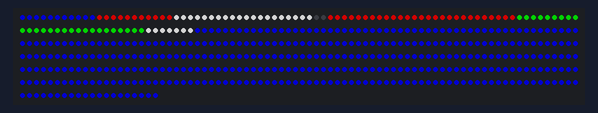
A sketch run on a simulated Arduino Uno, built with avr-gcc and run on an emulated ATmega328P. Parts: 500 RGB LEDs in strip order, left to right, continuing on the next row. Dim RGB values are drawn brighter than linear.

Above: at 0.23 s.
At 7.16 s:
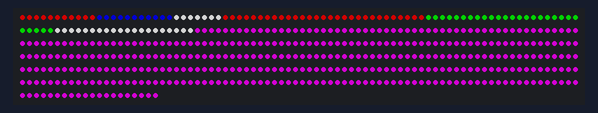
At 9.74 s:
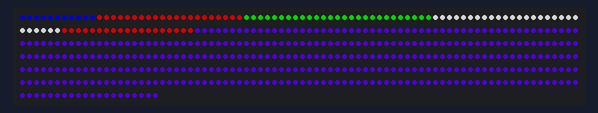
At 19.94 s:
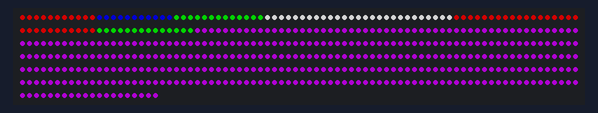
At 29.46 s:
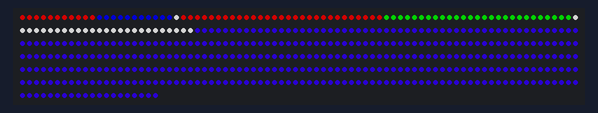
At 39.92 s:
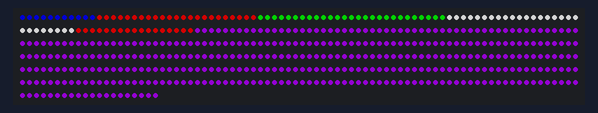

The sketch:

botpixel.ino
```cpp
/***
 *            _      ____  _       _           _       _
 *           (_)    |___ \| |     | |         | |     (_)
 *      _ __  ___  __ __) | | __ _| |_ ___  __| |_ __  _  ___
 *     | '_ \| \ \/ /|__ <| |/ _` | __/ _ \/ _` | '_ \| |/ __|
 *     | |_) | |>  < ___) | | (_| | ||  __| (_| | |_) | | (__
 *     | .__/|_/_/\_|____/|_|\__,_|\__\___|\__,_| .__/|_|\___|
 *     | |                                      | |
 *     |_|                                      |_|
https://github.com/pixelatedpic/cyberexpobot
Please subscribe my YouTube channel https://www.youtube.com/@MohamedAfzal
 */

#include <Adafruit_NeoPixel.h>

#define LED_PIN 6     // Pin connected to the data line of the LED strip
#define LED_COUNT 500  // Total number of LEDs in the strip

Adafruit_NeoPixel strip = Adafruit_NeoPixel(LED_COUNT, LED_PIN, NEO_GRB + NEO_KHZ800);

void setup() {
  strip.begin();
  strip.setBrightness(128); // 50% brightness
  strip.show(); // Initialize all pixels to 'off'
}

void loop() {
  // Run the police beacon effect on LEDs 0–10
  policeBeacon(0, 11, strip.Color(255, 0, 0), strip.Color(0, 0, 255)); // Red and Blue

  // Run the revolving effect on LEDs 11–30
  smoothScroll(22, 83); // Start from LED 11 (index 10) for 20 LEDs

  // Run the fading effect from blue to purple on LEDs 84 and beyond
  fadeBlueToPurpleEffect(105, LED_COUNT);

  // Update the strip to display both effects
  strip.show();

  delay(5); // Adjust delay to control effect speed
}

// Function for police beacon effect
void policeBeacon(int start, int groupSize, uint32_t color1, uint32_t color2) {
  static bool toggle = false; // Alternates between red and blue

  // First group of LEDs
  for (int i = start; i < start + groupSize; i++) {
    strip.setPixelColor(i, toggle ? color1 : color2);
  }

  // Second group of LEDs
  for (int i = start + groupSize; i < start + (2 * groupSize); i++) {
    strip.setPixelColor(i, toggle ? color2 : color1);
  }

  // Flip toggle for the next cycle
  toggle = !toggle;

  delay(100); // Adjust speed of flashing
}

// Function for smooth scrolling effect
void smoothScroll(int start, int count) {
  static int offset = 0; // Tracks the rotation position

  // Define segment size for Red, Green, and White
  int segmentSize = count / 3;

  // Set Green segment
  for (int i = 0; i < segmentSize; i++) {
    int index = (start + i + offset + segmentSize) % count + start;
    strip.setPixelColor(index, strip.Color(0, 255, 0)); // Green
  }

  // Set Red segment
  for (int i = 0; i < segmentSize; i++) {
    int index = (start + i + offset) % count + start;
    strip.setPixelColor(index, strip.Color(255, 0, 0)); // Red
  }

  // Set White segment
  for (int i = 0; i < segmentSize; i++) {
    int index = (start + i + offset + 2 * segmentSize) % count + start;
    strip.setPixelColor(index, strip.Color(255, 255, 255)); // White
  }

  // Increment offset for the next rotation
  offset = (offset + 3) % count;
}

// Function for fading from blue to purple effect on LEDs from 'start' to 'end'
void fadeBlueToPurpleEffect(int start, int end) {
  static int fadeValue = 0; // Used to control the fade effect

  // Fade from blue to purple by increasing red while keeping blue constant
  for (int i = start; i < end; i++) {
    int blue = 255;  // Blue remains constant
    int red = fadeValue;  // Red increases gradually

    strip.setPixelColor(i, red, 0, blue);  // Fade from blue to purple (increasing red)
  }

  // Increase fadeValue faster to speed up the transition
  fadeValue = (fadeValue + 5) % 256; // Increase the fade rate by adjusting the step (5)
}
```
